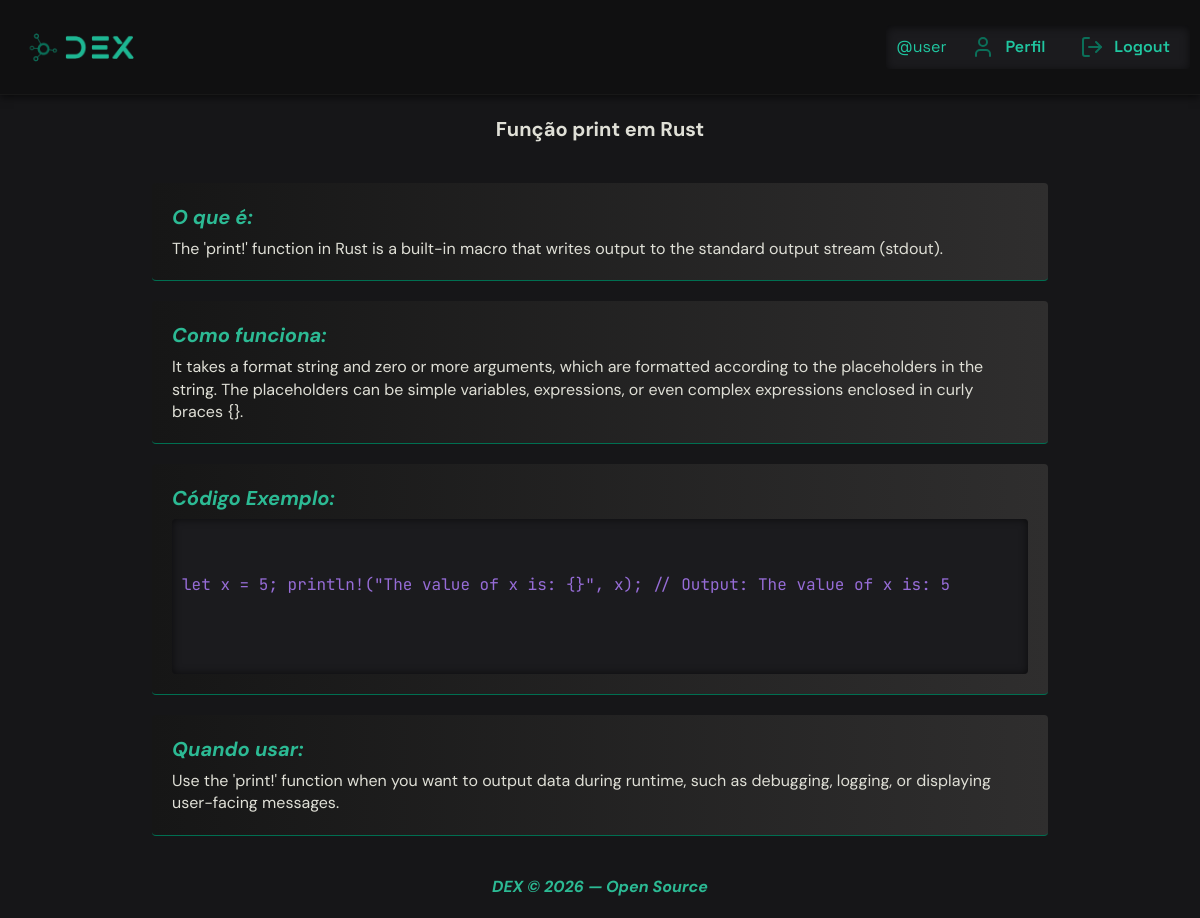
Page /search-detail/funcao-print-em-rust/3/ (signed in) on the committed database.
### core/models.py (models this page shows, shortened)
class Search(models.Model):
    user = models.ForeignKey(User, on_delete=models.CASCADE)
    tag = models.ForeignKey(Tag, on_delete=models.SET_NULL, null=True)
    slug = models.SlugField(blank=True)
    query = models.CharField(max_length=255)
    what_is = models.TextField()
    how_it_works = models.TextField()
    code_example = models.TextField()
    when_to_use = models.TextField()
    created_at = models.DateTimeField(auto_now_add=True)

### core/views.py (the view)
# urls.py: path("search-detail/<slug:slug>/<int:id>/", search_detail, name="search_detail"),
@login_required
def search_detail(request, slug, id):
    data = get_object_or_404(Search, slug=slug, pk=id)
    return render(request, "search_detail.html", {"data": data})

### core/templates/search_detail.html (shortened to what this page needs)
{% extends 'base.html' %}
{% load static %}
{% block css %}
<link rel="stylesheet" href="{% static 'css/home.css' %}">{% endblock %}
{% block content%}
{% include "navbar.html" %}
<main>
    <h2>{{data.query}}</h2>
    <div class="containers">
        <div class="container">
            <h2 class="h2">O que é:</h2>
            <p class="text">{{data.what_is}}</p>
        </div>
        <div class="container">
            <h2 class="h2">Como funciona:</h2>
            <p class="text">{{data.how_it_works}}</p>
        </div>
        <div class="container code-cointaner">
            <h2 class="h2">Código Exemplo:</h2>
            <pre>
                <code>
                    {{data.code_example}}
                </code>
            </pre>
        </div>
        <div class="container">
            <h2 class="h2">Quando usar:</h2>
                <p class="text">{{data.when_to_use}}</p>
        </div>
    </div>
    <footer>
        <p class="copyright">DEX © 2026 — Open Source</p>
    </footer>
</main>
{% endblock %}

### core/templates/navbar.html (shortened to what this page needs)
{% load static %}
<header>
    <a href="{% url 'core:home' %}">
        <div class="img-wrapper">
            <img src="{% static 'images/dex-logo.png' %}" class="dex-logo" alt="DEX Logo">
        </div>
    </a>
    <nav class="navbar">
        {% if user.is_authenticated %}
        <span class="username">@{{user.username}}</span>
        <div class="nav-link-icon">
            <i class="icon" data-lucide="user"></i>
            <a href="{% url 'core:profile' %}" class="nav-link">Perfil</a>
        </div>
        <div class="nav-link-icon">
            <i class="icon" data-lucide="log-out"></i>
            <a href="{% url 'core:logout' %}" class="nav-link">Logout</a>
        </div>
        {% endif %}
    </nav>
</header>

### core/static/css/base.css (style rules this page uses)
:root { --text-color: #dfdfd6; --code-background-color: #161618; }
* { padding: 0; margin: 0; box-sizing: border-box; }
html { font-size: 62.5%; scroll-behavior: smooth; }
body { background-color: var(--code-background-color); color: var(--text-color); font-size: 1.6rem; line-height: 1.4; }

### core/static/css/navbar.css (style rules this page uses)
:root { --nav-link-color: #20C7A1; }
header { background-color: #101011; font-family: "Space Grotesk", sans-serif; width: 100%; height: auto; padding: 1rem; display: flex; align-items: center; justify-content: space-between; gap: 2rem; border-bottom: solid 1px rgba(32, 32, 32, 0.50); box-shadow: 0 2px 8px rgba(0, 0, 0, 0.6); }
.img-wrapper { display: flex; align-items: center; }
.dex-logo { height: auto; width: 15rem; object-fit: contain; }
.navbar { background-color: #1b1b1e; display: flex; align-items: center; justify-content: center; gap: 1.5rem; padding: 0.5rem 1rem; box-shadow: inset 0 2px 10px rgba(0, 0, 0, 0.6); border-radius: 0.4rem; }
.nav-link-icon { display: flex; gap: 1rem; padding: 0.5rem 1rem; align-items: center; justify-content: center; }
.username { color: var(--nav-link-color); }
.nav-link { color: var(--nav-link-color); text-decoration: none; font-weight: 600; transition: all 0.3s ease-in-out; cursor: pointer; }
.icon { color: #0b6f59; }

### core/static/css/home.css (style rules this page uses)
main { font-family: "DM Sans", sans-serif; display: flex; flex-direction: column; align-items: center; justify-content: center; gap: 2rem; padding: 2rem; margin: 0 auto; }
h2 { font-size: 2rem; }
.h2 { color: #2cba94; align-self: flex-start; font-style: italic; margin-bottom: 0.7rem; }
.containers { display: flex; flex-direction: column; gap: 2rem; margin: 0 auto; padding: 2rem; align-items: center; justify-content: center; }
.container { background-image: linear-gradient(to right, rgb(22, 22, 22), rgb(47, 46, 46)); width: 80%; padding: 2rem; border-bottom: solid 1px #006f51; border-radius: 0.4rem; padding: 2rem; }
pre { font-family: "JetBrains Mono", monospace; color: #af7cfcd5; background-color: #1b1b1e; box-shadow: inset 0 0px 8px rgba(0, 0, 0, 0.6); padding: 1rem; border-radius: 0.4rem; overflow-x: auto; align-items: flex-start; }
code { font-family: "JetBrains Mono", monospace; }
.copyright { color: #2cba94; font-style:italic; font-weight: bold; }

### rows in the picture
Search: query "Função print em Rust", what_is "The 'print!' function in Rust is a built-in macro that writes output to the standard output stream (stdout).", how_it_works "It takes a format string and zero or more arguments, which are formatted according to the placeholders in the string. The placeholders can be simple variables, expressions, or even complex expressions enclosed in curly braces {}.", code_example "let x = 5; println!(\"The value of x is: {}\", x); // Output: The value of x is: 5", when_to_use "Use the 'print!' function when you want to output data during runtime, such as debugging, logging, or displaying user-facing messages."

### other values in the picture
{{ user.username }} "user"
